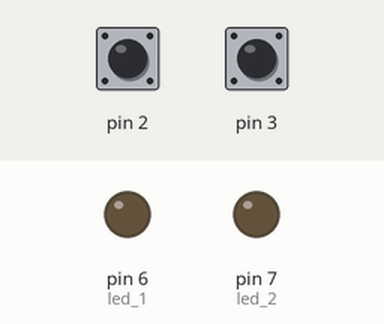
The sketch below on a simulated Arduino Uno, built with avr-gcc and run on an emulated ATmega328P. On the bench: output pins drawn as LEDs (lit = HIGH). Inputs (shaded band) come from the test bench; at power-on: pin 2 HIGH, pin 3 HIGH. What the sketch prints to the serial monitor is not drawn.

Above: at 1.2 s.
1.3 s: pin 2 pulled LOW for 0.15 s
Timing chart, 0 to 4.3 s (numbered marks = the images above; inputs shaded):
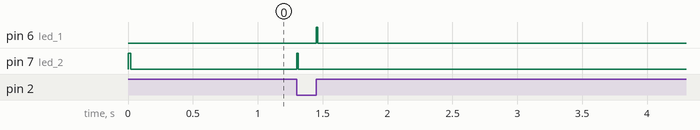

The sketch:

rotary_smple_touch.ino
```cpp
volatile uint8_t prev = 0;

#define led_1 6
#define led_2 7

void setup()
{
  pinMode(2, INPUT);
  pinMode(3, INPUT);
  pinMode(led_1, OUTPUT);
  pinMode(led_2, OUTPUT);

  attachInterrupt(0, updateEncoder, CHANGE);
  attachInterrupt(1, updateEncoder, CHANGE);
  digitalWrite(2, HIGH);
  digitalWrite(3, HIGH);

  Serial.begin(9600);
}

void updateEncoder()
{
  uint8_t a = digitalRead(2);
  uint8_t b = digitalRead(3);

  uint8_t ab = (a << 1) | b;
  uint8_t encoded  = (prev << 2) | ab;

  if(encoded == 0b1101 || encoded == 0b0100 || encoded == 0b0010 || encoded == 0b1011){
    Serial.println("1");
    digitalWrite(led_1, LOW);
    digitalWrite(led_2, HIGH);
    delay(2000);
    digitalWrite(led_1, LOW);
    digitalWrite(led_2, LOW);
  } else if(encoded == 0b1110 || encoded == 0b0111 || encoded == 0b0001 || encoded == 0b1000) {
    Serial.println("2");
    digitalWrite(led_1, HIGH);
    digitalWrite(led_2, LOW);
    delay(2000);
    digitalWrite(led_1, LOW);
    digitalWrite(led_2, LOW);
  }else{
    Serial.println("3");
    delay(2000);
    }

  prev = ab;
}

void loop()
{
}
```

Measured:
- after the input at 1.3 s, pin 6 (led_1): LOW → HIGH after 0.15 s, → LOW 0.01 s later; pin 7 (led_2): LOW → HIGH at once, → LOW 0.01 s later
